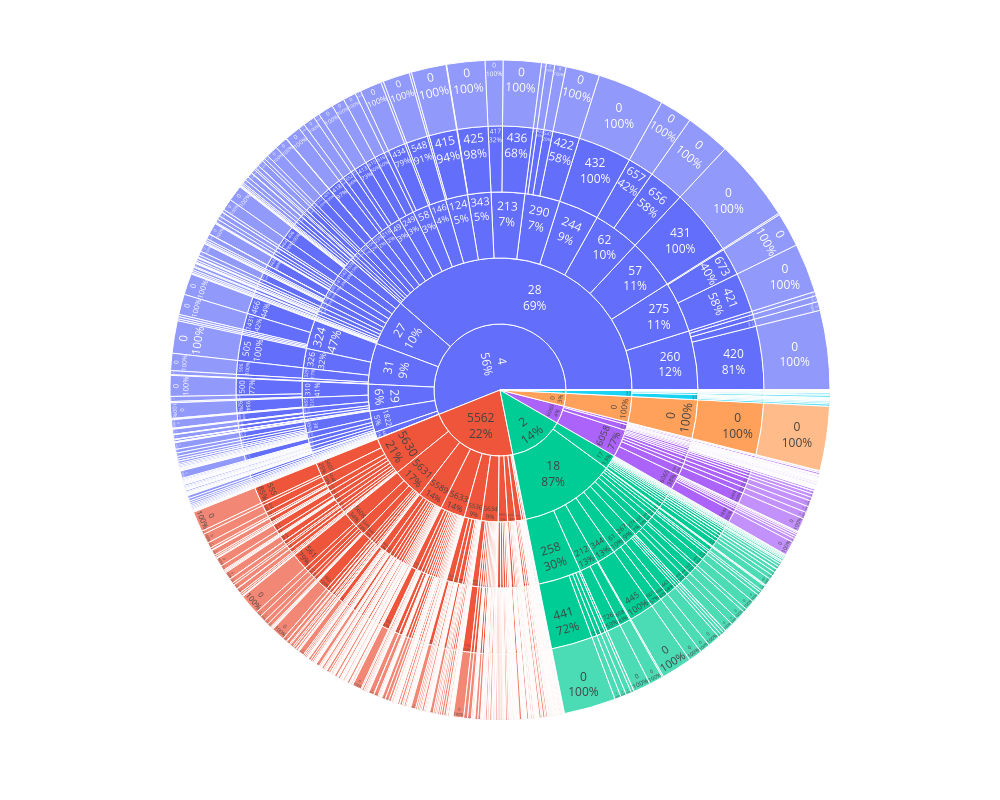
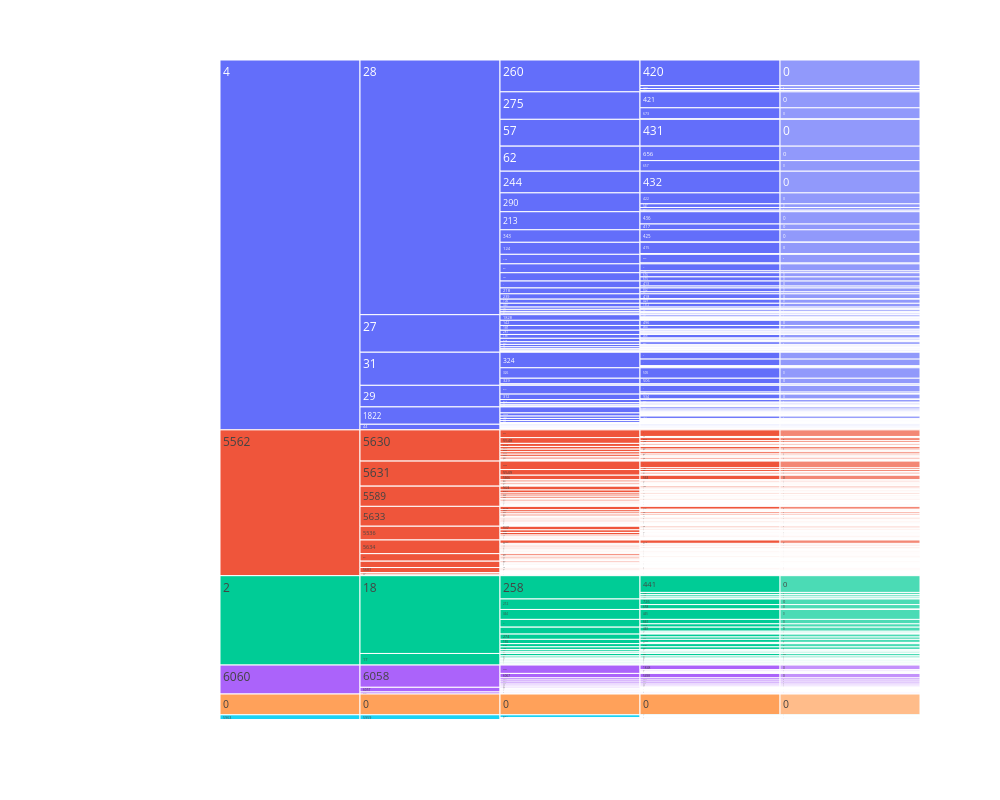

Notebook cell for these charts, in order:
### Code cell
# за 2023 год
# Создаем структуру данных для sunburst или icicle chart
rows         = df_ap_dev['year'] == 2023
df_hierarchy = df_ap_dev[rows].copy()

# Sunburst диаграмма (интерактивная)
fig = px.sunburst(
    df_hierarchy,
    path=['_cat_ld_lvl_1', '_cat_ld_lvl_2', '_cat_ld_lvl_3', 
          '_cat_ld_lvl_4', '_cat_ld_lvl_5'],
    maxdepth=5,
    width=1000,
    height=800
)
fig.update_traces(textinfo="label+percent parent")
fig.show()

# Или Icicle диаграмма
fig = px.icicle(
    df_hierarchy,
    path=['_cat_ld_lvl_1', '_cat_ld_lvl_2', '_cat_ld_lvl_3', 
          '_cat_ld_lvl_4', '_cat_ld_lvl_5'],
    width=1000,
    height=800
)
fig.show()

### Figure 1 — Plotly figure (JSON) as saved in the notebook; plotly's stock layout.template omitted (floating-point values rounded to 4 significant figures; data arrays with more than 128 entries replaced by an {"elided": "..."} marker saying what was removed)
{"data": [{"branchvalues": "total", "domain": {"x": [0, 1], "y": [0, 1]}, "hovertemplate": "labels=%{label}<br>count=%{value}<br>parent=%{parent}<br>id=%{id}<extra></extra>", "ids": {"elided": "1943 str values"}, "labels": {"elided": "1943 str values"}, "maxdepth": 5, "name": "", "parents": {"elided": "1943 str values"}, "textinfo": "label+percent parent", "type": "sunburst", "values": {"elided": "1943 int values"}}], "layout": {"height": 800, "legend": {"tracegroupgap": 0}, "margin": {"t": 60}, "width": 1000}}

### Figure 2 — Plotly figure (JSON) as saved in the notebook; plotly's stock layout.template omitted (floating-point values rounded to 4 significant figures; data arrays with more than 128 entries replaced by an {"elided": "..."} marker saying what was removed)
{"data": [{"branchvalues": "total", "domain": {"x": [0, 1], "y": [0, 1]}, "hovertemplate": "labels=%{label}<br>count=%{value}<br>parent=%{parent}<br>id=%{id}<extra></extra>", "ids": {"elided": "1943 str values"}, "labels": {"elided": "1943 str values"}, "name": "", "parents": {"elided": "1943 str values"}, "type": "icicle", "values": {"elided": "1943 int values"}}], "layout": {"height": 800, "legend": {"tracegroupgap": 0}, "margin": {"t": 60}, "width": 1000}}
